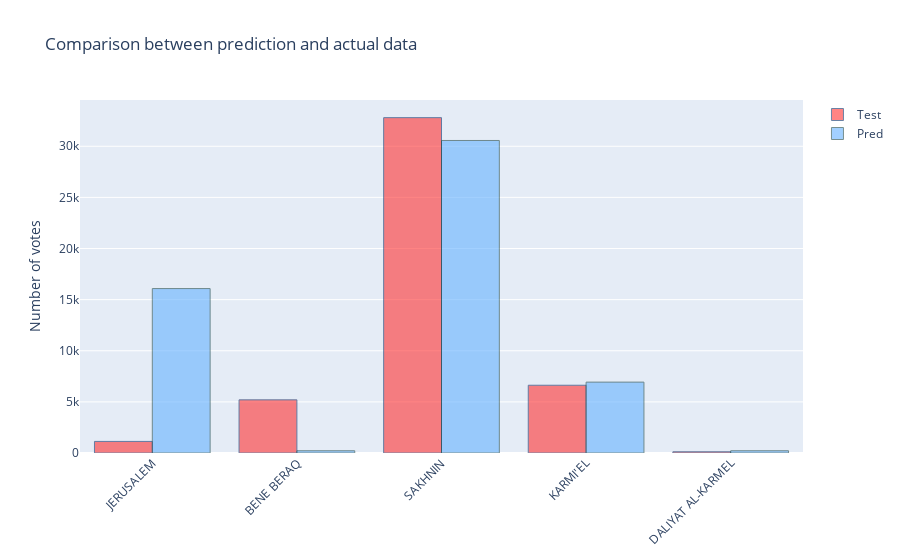

Notebook code for this chart:
### Code cell
import plotly.graph_objects as go

fig = go.Figure(data=[
    go.Bar(name='Test', x=results.index, y=results['actual'],  textposition='auto', 
           marker_color='rgb(255,51,51)', marker_line_color='rgb(8,48,107)',marker_line_width=1, opacity=0.6),
    go.Bar(name='Pred', x=results.index, y=results['prediction'],  textposition='auto',
           marker_color='rgb(102,178,255)', marker_line_color='rgb(30,70,70)',marker_line_width=1, opacity=0.6)
])

# Change the bar mode
fig.update_layout(barmode='group', xaxis_tickangle=-45)
fig.update_layout(title_text='Comparison between prediction and actual data',
    yaxis_title="Number of votes",)
fig.show()

### Figure 1 — Plotly figure (JSON) as saved in the notebook; plotly's stock layout.template omitted (floating-point values rounded to 4 significant figures)
{"data": [{"marker": {"color": "rgb(255,51,51)", "line": {"color": "rgb(8,48,107)", "width": 1}}, "name": "Test", "opacity": 0.6, "textposition": "auto", "type": "bar", "x": ["JERUSALEM", "BENE BERAQ", "SAKHNIN", "KARMI'EL", "DALIYAT AL-KARMEL"], "y": [1133, 5200, 32800, 6627, 120]}, {"marker": {"color": "rgb(102,178,255)", "line": {"color": "rgb(30,70,70)", "width": 1}}, "name": "Pred", "opacity": 0.6, "textposition": "auto", "type": "bar", "x": ["JERUSALEM", "BENE BERAQ", "SAKHNIN", "KARMI'EL", "DALIYAT AL-KARMEL"], "y": [16080.0, 220.1, 30570.0, 6933.0, 220.1]}], "layout": {"barmode": "group", "title": {"text": "Comparison between prediction and actual data"}, "xaxis": {"tickangle": -45}, "yaxis": {"title": {"text": "Number of votes"}}}}
